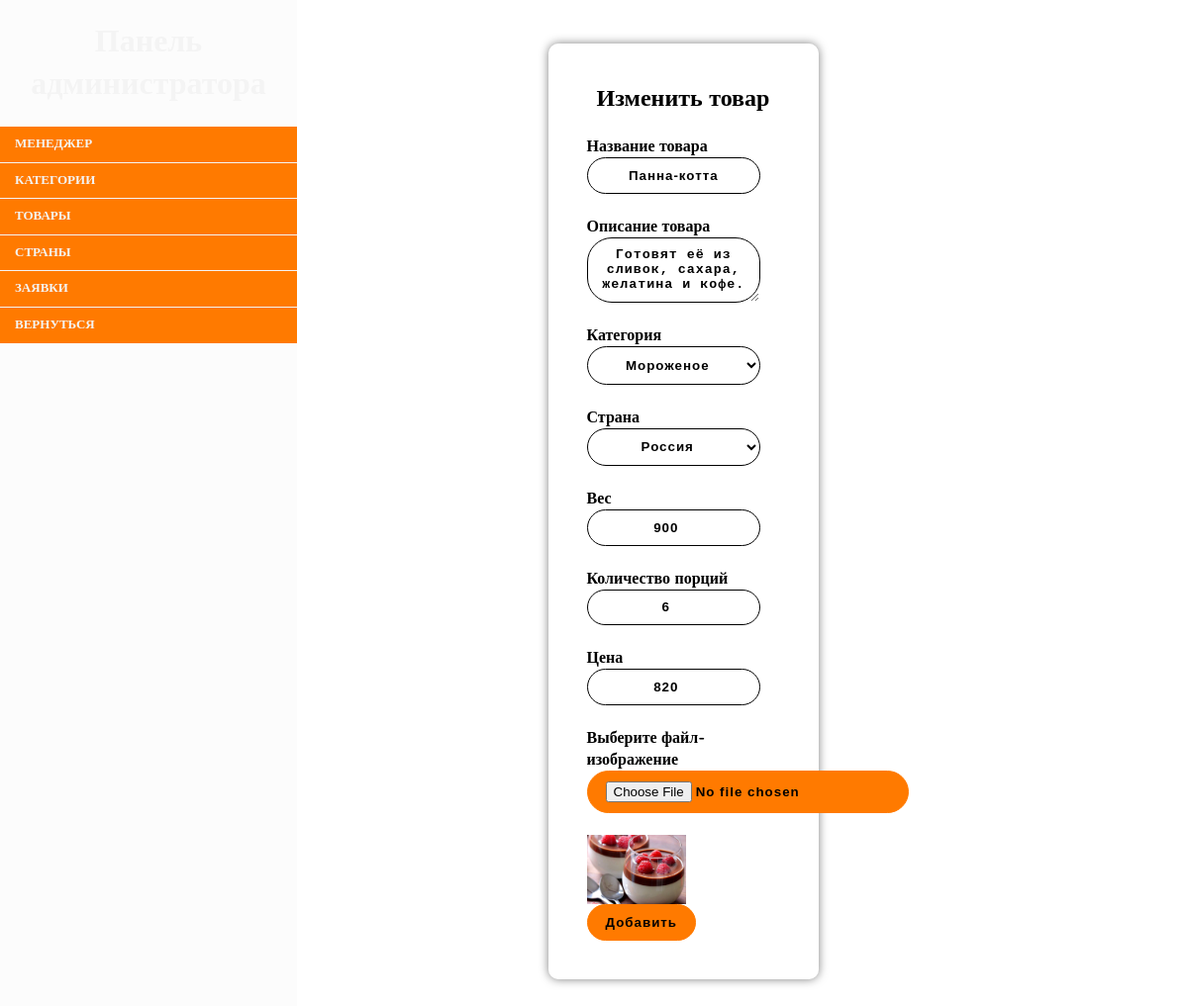
The app's page /products/edit.php?id=19 with its own data.
### tables this page shows
CREATE TABLE `products` (
  `id` int(11) NOT NULL,
  `category_id` int(11) DEFAULT NULL,
  `country_id` int(11) DEFAULT NULL,
  `name` varchar(50) DEFAULT NULL,
  `description` varchar(255) NOT NULL,
  `image` varchar(255) DEFAULT NULL,
  `numberOfServings` int(255) DEFAULT NULL,
  `weight` float DEFAULT NULL,
  `price` float DEFAULT NULL
);

### products/edit.php (called while the page is built, shortened)
<?php
include $_SERVER['DOCUMENT_ROOT'] . '/bootstrap.php';
$id = $_GET['id'] ?? 1;
$product = $dataProd->getOneProduct($id);
$countries = $dataCountry->getAllCountry();
$categories = $dataCategory->getAllCategories();
include $_SERVER['DOCUMENT_ROOT'] . '/products/edit.view.php';

### BD/Connect.php (called while the page is built, shortened)
<?php
class Connect
{
    public static function make($conn)
    {
        return new PDO(
            'mysql:host=' . $conn['host'] . ';dbname=' . $conn['dbname'],
            $conn['login'],
            $conn['password'],
            $conn['options']
        );
    }
}

### bootstrap.php (called while the page is built, shortened)
<?php
include $_SERVER['DOCUMENT_ROOT'] . '/BD/Connect.php';
include $_SERVER['DOCUMENT_ROOT'] . '/APP/Models/Product.php';
include $_SERVER['DOCUMENT_ROOT'] . '/APP/Models/Category.php';
include $_SERVER['DOCUMENT_ROOT'] . '/APP/Models/Country.php';
$dataProd = new Product(Connect::make(CONN));
$dataCategory = new Category(Connect::make(CONN));
$dataCountry = new Country(Connect::make(CONN));

### APP/Models/Product.php (called while the page is built, shortened)
<?php
class Product
{
    protected $pdo;
    public function __construct(PDO $pdo)
    {
        $this->pdo = $pdo;
    }
    public function getOneProduct($id)
    {
        $stmt = $this->pdo->prepare('SELECT * FROM products WHERE id=:id');
        $stmt->execute(['id' => $id]);
        return $stmt->fetch();
    }
}

### APP/Models/Category.php (called while the page is built, shortened)
<?php
class Category
{
    protected $pdo;
    public function __construct(PDO $pdo)
    {
        $this->pdo = $pdo;
    }
    public function getAllCategories()
    {
        $stmt = $this->pdo->query('SELECT * FROM categories ORDER BY name ');
        return $stmt->fetchAll();
    }
}

### APP/Models/Country.php (called while the page is built, shortened)
<?php
class Country
{
    protected $pdo;
    public function __construct(PDO $pdo)
    {
        $this->pdo = $pdo;
    }
    public function getAllCountry()
    {
        $stmt = $this->pdo->query('SELECT * FROM countries ORDER BY id ');
        return $stmt->fetchAll();
    }
}

### products/edit.view.php (the view, shortened to what this page needs)
<?php include $_SERVER['DOCUMENT_ROOT'] . '/templates/nav.admin.php'; ?>
<link rel="stylesheet" href="/CSS/products.css">
<div class="cardsAnk">
    <div style="width: 25%; padding: 5%" class="cardAnk">
        <h2>Изменить товар</h2><br>
        <form action="updateProduct.php" method="post" enctype="multipart/form-data">
            <div>
                <label class="bold" for="name">Название товара</label><br>
                <input class="t" type="text" id="name" name="name" value="<?= $product->name ?>">
            </div>
            <br>
            <div>
                <label class="bold" for="description">Описание товара</label><br>
                <textarea class="t" name="description" id="description" rows="3"><?= $product->description ?></textarea>
            </div>
            <br>
            <div>
                <label class="bold" for="category_id">Категория</label><br>
                <select class="t" name="category_id" id="category_id">
                    <?php foreach ($categories as $category): ?>
                        <option value="<?= $category->id ?>"><?= $category->name ?></option>
                    <?php endforeach; ?>
                </select>
            </div>
            <br>
            <div>
                <label class="bold" for="country_id">Страна</label><br>
                <select class="t" name="country_id" id="country_id">
                    <?php foreach ($countries as $country): ?>
                        <option value="<?= $country->id ?>"><?= $country->country ?></option>
                    <?php endforeach; ?>
                </select>
            </div>
            <br>
            <div>
                <label class="bold" for="weight">Вес</label><br>
                <input class="t" type="number" id="weight" name="weight" value="<?= $product->weight ?>">
            </div>
            <br>
            <div>
                <label class="bold" for="numberOfServings">Количество порций</label><br>
                <input class="t" type="number" id="numberOfServings" name="numberOfServings"
                       value="<?= $product->numberOfServings ?>">
            </div>
            <br>
            <div>
                <label class="bold" for="price">Цена</label><br>
                <input class="t" type="number" id="price" name="price" value="<?= $product->price ?>">
            </div>
            <br>
            <div>
                <label class="bold" for="image">Выберите файл-изображение</label>
                <br>
                <input class="subscribe" type="file" name="image" id="image">
            </div>
            <br>
            <img src="../img/<?= $product->image ?>" alt="" id="loadImage" style="width: 100px;display: block">
            <button class="subscribe" type="submit" name="submitUpdate">Добавить</button>
        </form>
    </div>
</div>

### CSS/navAdmin.css (style rules this page uses)
h1, h2, h3, h4, h5, h6 { margin: 0; text-align: center; }
.t { text-align: center; justify-content: center; background: #fff; outline: none; font-weight: bold; padding: 5%; border-radius: 25px; border: 1px solid black; letter-spacing: 1px; }
.subscribe { background: #FF7A00; outline: none; font-weight: bold; padding: 10px 18px; border-radius: 25px; border: 1px solid #FF7A00; letter-spacing: 1px; text-decoration: none; color: black; }
#loadImage { display: none; }

### CSS/products.css (style rules this page uses)
.cardsAnk { display: flex; flex-wrap: wrap; justify-content: space-evenly; flex-direction: row; margin: 0 10% 5% 10%; }
.cardAnk { padding: 1%; cursor: pointer; width: 300px; margin-bottom: 30px; background-color: rgba(255, 255, 255, 0.384); border-radius: 10px; box-shadow: 0 0 10px rgba(0, 0, 0, 0.5); }
.subscribe { background: #FF7A00; outline: none; font-weight: bold; padding: 10px 18px; border-radius: 25px; border: 1px solid #FF7A00; letter-spacing: 1px; text-decoration: none; color: black; }
.t { text-align: center; justify-content: center; background: #fff; outline: none; width: 90%; font-weight: bold; padding: 5%; border-radius: 25px; border: 1px solid black; letter-spacing: 1px; }
.bold { color: black; font-weight: bold; }

### records on screen
products: name "Панна-котта", description "Готовят её из сливок, сахара, желатина и кофе.", weight "900", numberOfServings "6", price "820", image (picture)

### other values on screen
form field category_id "Мороженое"
form field country_id "Россия"
